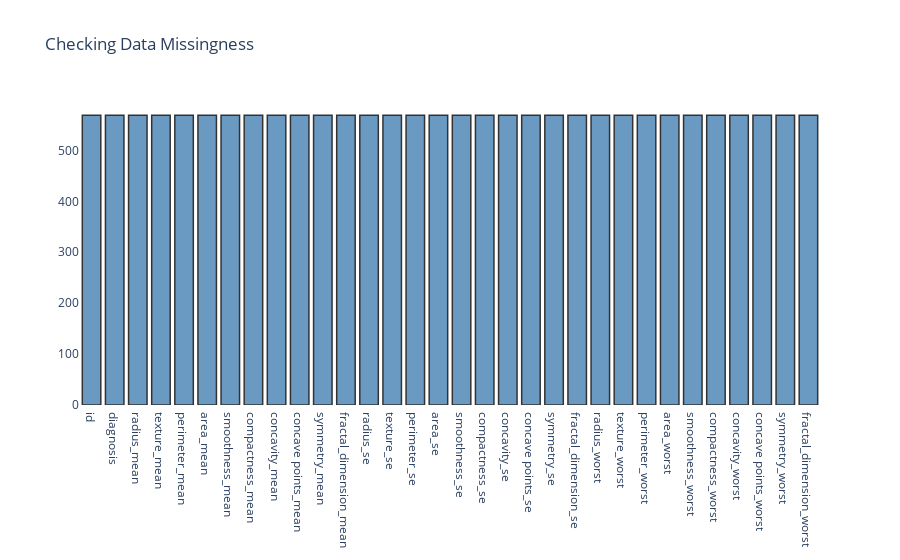

Notebook cell for this chart:
### Code cell
#Validating drop
null_feat = pd.DataFrame(len(data['id']) - data.isnull().sum(), columns = ['Count'])

trace = go.Bar(x = null_feat.index, y = null_feat['Count'] ,opacity = 0.8, marker=dict(color = 'steelblue',
        line=dict(color='black',width=1.5)))

layout = dict(title =  "Checking Data Missingness", plot_bgcolor = "white")
                    
fig = dict(data = [trace], layout=layout)
py.iplot(fig)

### Figure 1 — Plotly figure (JSON) as saved in the notebook; plotly's stock layout.template omitted (floating-point values rounded to 4 significant figures)
{"data": [{"marker": {"color": "steelblue", "line": {"color": "black", "width": 1.5}}, "opacity": 0.8, "type": "bar", "x": ["id", "diagnosis", "radius_mean", "texture_mean", "perimeter_mean", "area_mean", "smoothness_mean", "compactness_mean", "concavity_mean", "concave points_mean", "symmetry_mean", "fractal_dimension_mean", "radius_se", "texture_se", "perimeter_se", "area_se", "smoothness_se", "compactness_se", "concavity_se", "concave points_se", "symmetry_se", "fractal_dimension_se", "radius_worst", "texture_worst", "perimeter_worst", "area_worst", "smoothness_worst", "compactness_worst", "concavity_worst", "concave points_worst", "symmetry_worst", "fractal_dimension_worst"], "y": [569, 569, 569, 569, 569, 569, 569, 569, 569, 569, 569, 569, 569, 569, 569, 569, 569, 569, 569, 569, 569, 569, 569, 569, 569, 569, 569, 569, 569, 569, 569, 569]}], "layout": {"plot_bgcolor": "white", "title": {"text": "Checking Data Missingness"}}}
